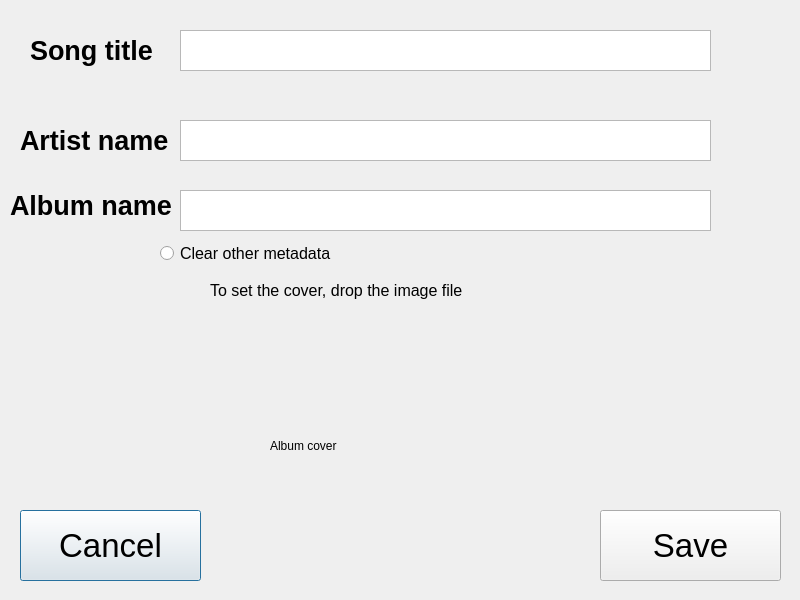
<?xml version="1.0" encoding="UTF-8"?>
<ui version="4.0">
 <class>Modify</class>
 <widget class="QDialog" name="Modify">
  <property name="geometry">
   <rect>
    <x>0</x>
    <y>0</y>
    <width>800</width>
    <height>600</height>
   </rect>
  </property>
  <property name="windowTitle">
   <string>Dialog</string>
  </property>
  <widget class="QPushButton" name="cancelButton">
   <property name="geometry">
    <rect>
     <x>20</x>
     <y>510</y>
     <width>181</width>
     <height>71</height>
    </rect>
   </property>
   <property name="font">
    <font>
     <pointsize>25</pointsize>
    </font>
   </property>
   <property name="cursor">
    <cursorShape>PointingHandCursor</cursorShape>
   </property>
   <property name="text">
    <string>Cancel</string>
   </property>
  </widget>
  <widget class="QPushButton" name="saveButton">
   <property name="geometry">
    <rect>
     <x>600</x>
     <y>510</y>
     <width>181</width>
     <height>71</height>
    </rect>
   </property>
   <property name="font">
    <font>
     <pointsize>25</pointsize>
    </font>
   </property>
   <property name="cursor">
    <cursorShape>PointingHandCursor</cursorShape>
   </property>
   <property name="text">
    <string>Save</string>
   </property>
  </widget>
  <widget class="QLabel" name="label">
   <property name="geometry">
    <rect>
     <x>30</x>
     <y>30</y>
     <width>141</width>
     <height>41</height>
    </rect>
   </property>
   <property name="font">
    <font>
     <pointsize>20</pointsize>
     <bold>true</bold>
    </font>
   </property>
   <property name="text">
    <string>Song title</string>
   </property>
  </widget>
  <widget class="QLabel" name="label_2">
   <property name="geometry">
    <rect>
     <x>20</x>
     <y>120</y>
     <width>171</width>
     <height>41</height>
    </rect>
   </property>
   <property name="font">
    <font>
     <pointsize>20</pointsize>
     <bold>true</bold>
    </font>
   </property>
   <property name="text">
    <string>Artist name</string>
   </property>
  </widget>
  <widget class="QLabel" name="label_3">
   <property name="geometry">
    <rect>
     <x>10</x>
     <y>180</y>
     <width>171</width>
     <height>51</height>
    </rect>
   </property>
   <property name="font">
    <font>
     <pointsize>20</pointsize>
     <bold>true</bold>
    </font>
   </property>
   <property name="text">
    <string>Album name</string>
   </property>
  </widget>
  <widget class="QTextEdit" name="albumNameText">
   <property name="geometry">
    <rect>
     <x>180</x>
     <y>190</y>
     <width>531</width>
     <height>41</height>
    </rect>
   </property>
   <property name="font">
    <font>
     <pointsize>15</pointsize>
     <bold>true</bold>
    </font>
   </property>
  </widget>
  <widget class="QTextEdit" name="artistNameText">
   <property name="geometry">
    <rect>
     <x>180</x>
     <y>120</y>
     <width>531</width>
     <height>41</height>
    </rect>
   </property>
   <property name="font">
    <font>
     <pointsize>15</pointsize>
     <bold>true</bold>
    </font>
   </property>
  </widget>
  <widget class="QTextEdit" name="songNameText">
   <property name="geometry">
    <rect>
     <x>180</x>
     <y>30</y>
     <width>531</width>
     <height>41</height>
    </rect>
   </property>
   <property name="font">
    <font>
     <pointsize>15</pointsize>
     <bold>true</bold>
    </font>
   </property>
  </widget>
  <widget class="QLabel" name="label_4">
   <property name="geometry">
    <rect>
     <x>210</x>
     <y>260</y>
     <width>421</width>
     <height>61</height>
    </rect>
   </property>
   <property name="font">
    <font>
     <pointsize>12</pointsize>
    </font>
   </property>
   <property name="text">
    <string>To set the cover, drop the image file</string>
   </property>
  </widget>
  <widget class="QLabel" name="cover">
   <property name="geometry">
    <rect>
     <x>270</x>
     <y>320</y>
     <width>251</width>
     <height>251</height>
    </rect>
   </property>
   <property name="text">
    <string>Album cover</string>
   </property>
  </widget>
  <widget class="QRadioButton" name="otherDataButton">
   <property name="geometry">
    <rect>
     <x>160</x>
     <y>240</y>
     <width>501</width>
     <height>26</height>
    </rect>
   </property>
   <property name="font">
    <font>
     <pointsize>12</pointsize>
    </font>
   </property>
   <property name="text">
    <string>Clear other metadata</string>
   </property>
  </widget>
 </widget>
 <resources/>
 <connections/>
</ui>
